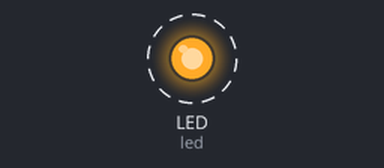
The program below on a simulated CircuitPython board. On the bench: output pins drawn as LEDs (lit = HIGH). Dashed ring = blinking. What the program prints to the serial console is not drawn.

Above: at 0.5 s.
Timing chart, 0 to 4.6 s (numbered marks = the images above):
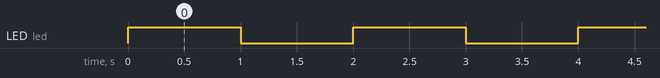

The program:

blink.py
```python
print("Hello World!")

import board
import digitalio
import time

# Set up the internal LED pin
led = digitalio.DigitalInOut(board.LED)
led.direction = digitalio.Direction.OUTPUT

print("Blinking started! Press Ctrl+C to stop.")

while True:
    led.value = True   # Turn LED on
    print("LED ON")
    time.sleep(1.0)    # Wait for 1 second

    led.value = False  # Turn LED off
    print("LED OFF")
    time.sleep(1.0)    # Wait for 1 second
```

Measured:
- by itself, LED (led): alternates HIGH for 1.0 s and LOW for 1.0 s
